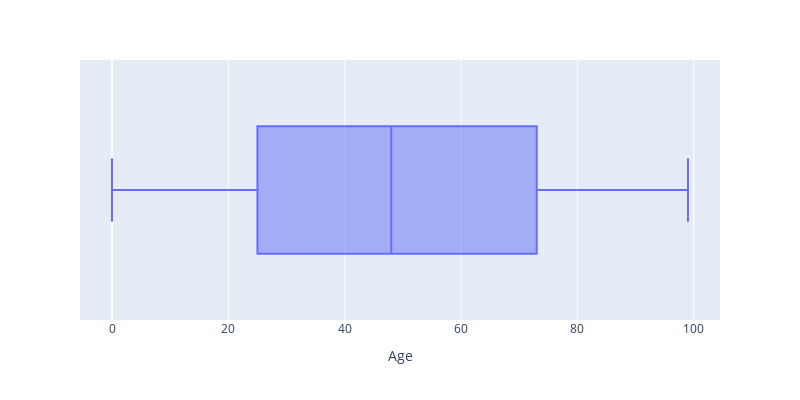

The notebook cell saved with this chart:
### Markdown cell above
**Cột `Age`**:

### Code cell
fig = px.box(df, x="Age",width=800, height=400)
fig.show()

### Figure 1 — Plotly figure (JSON) as saved in the notebook; plotly's stock layout.template omitted (floating-point values rounded to 4 significant figures; data arrays with more than 128 entries replaced by an {"elided": "..."} marker saying what was removed)
{"data": [{"alignmentgroup": "True", "hovertemplate": "Age=%{x}<extra></extra>", "legendgroup": "", "marker": {"color": "#636efa"}, "name": "", "notched": false, "offsetgroup": "", "orientation": "h", "showlegend": false, "type": "box", "x": {"elided": "2000 int values"}, "x0": " ", "xaxis": "x", "y0": " ", "yaxis": "y"}], "layout": {"boxmode": "group", "height": 400, "legend": {"tracegroupgap": 0}, "margin": {"t": 60}, "width": 800, "xaxis": {"anchor": "y", "domain": [0, 1], "title": {"text": "Age"}}, "yaxis": {"anchor": "x", "domain": [0, 1]}}}
